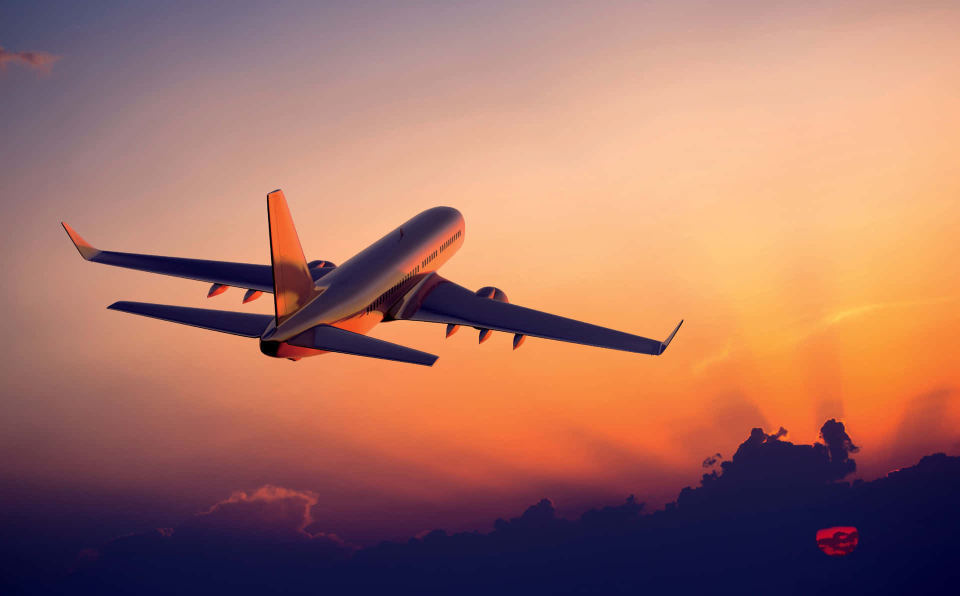
#> input picture Basic IO/plane.jpg, 1920 x 1192 px, found by its file name (shown at 1/2 size)
$ python image_editing.py
#> lines starting #> are read from the running program, lines starting #| are printed output that depends on the picture; after the words box and inside, x2 and y2 are one past the last pixel; in counts of white or black regions, pixels touching at a corner belong together
import os
import cv2

img = cv2.imread(os.path.join (".", "CV-notes", "Basic IO", "plane.jpg"))
#> img is the input picture: shape (1192, 1920, 3); mean B, G, R 102, 114.5, 165.5

#resize
resized_img = cv2.resize(img, (960, 596))

#crop
cropped_img = img[300:850, 0:1500] #only shows plane
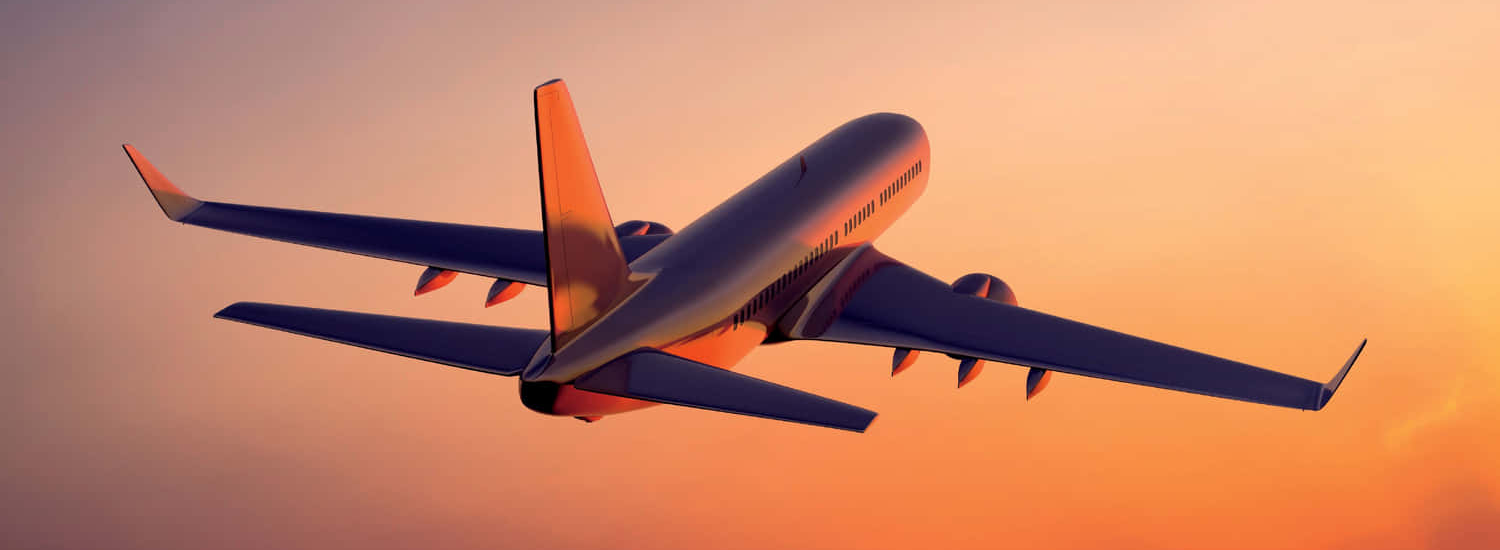
#> cropped_img: shape (550, 1500, 3); mean B, G, R 105, 134.6, 198.4

#colorspace change
rbg_img = cv2.cvtColor(img, cv2.COLOR_BGR2RGB) #switched blue and red
img_gray = cv2.cvtColor(img, cv2.COLOR_BGR2GRAY) #grayscale (condensing 3 channels to 1 channel)
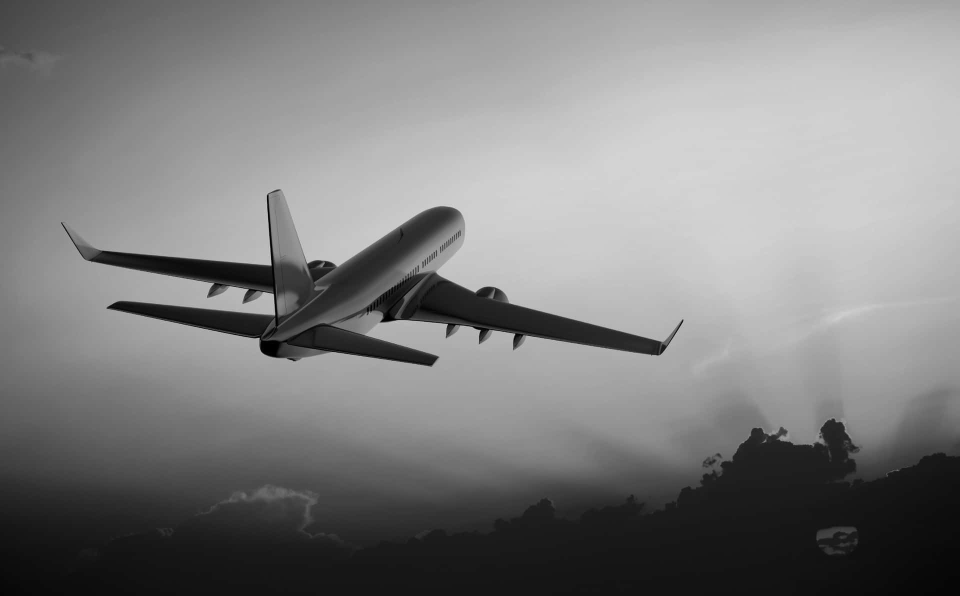
#> img_gray: shape (1192, 1920) (shown at 1/2 size); min 0, max 217, mean 128.3
img_hsv = cv2.cvtColor(img, cv2.COLOR_BGR2HSV) #hsv: hue, saturation, value; helps with color detection
#> img_hsv: shape (1192, 1920, 3); mean H, S, V 59.9, 126.7, 173.4

#blurring (each pixel is replaced by the average of the pixels around it, its 'neighbourhood', useful for removing noise)
kernal_size = 15
img_blur = cv2.blur(img, (kernal_size, kernal_size))
img_Gblur = cv2.GaussianBlur(img, (kernal_size, kernal_size), 6)
img_median_blur = cv2.medianBlur(img, kernal_size) #always square size

#threshold (convert grayscale to binary using a threshold value, useful for image segmentation)
ret, thresh = cv2.threshold(img_gray, 150, 225, cv2.THRESH_BINARY) #ret is assigned threshold value, can be optimized
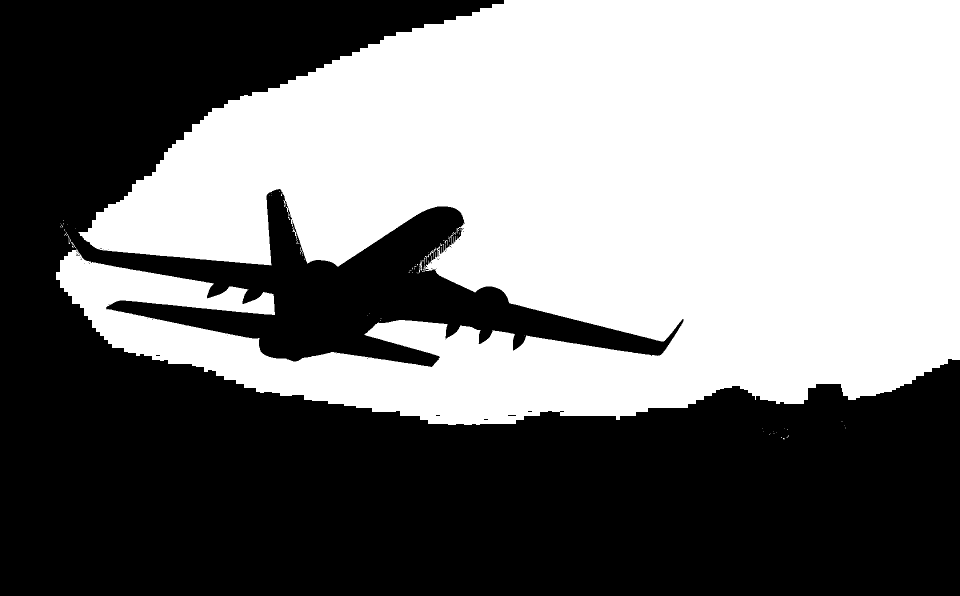
#> thresh: shape (1192, 1920) (shown at 1/2 size); values 0 (black) and 225 (white), 48.2% white; 93 white regions (86 under 20 px), largest, box (x1, y1, x2, y2) and area: (112, 0, 1920, 850) 1102034, (840, 520, 845, 541) 54, (585, 455, 594, 479) 48
ret2, thresh2 = cv2.threshold(img_gray, 0, 225, cv2.THRESH_BINARY + cv2.THRESH_OTSU) #auto-calculates optimal threshold value
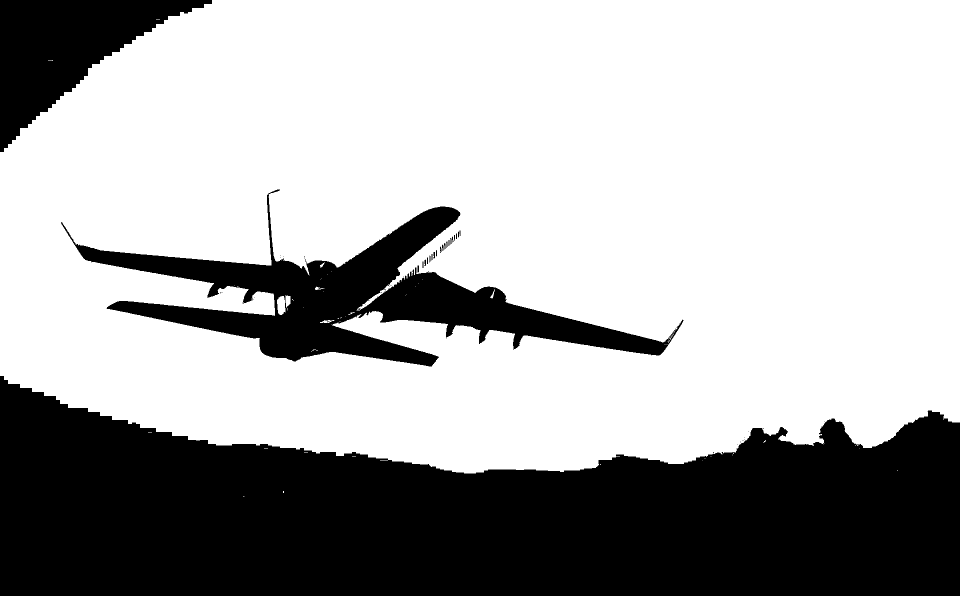
#> thresh2: shape (1192, 1920) (shown at 1/2 size); values 0 (black) and 225 (white), 66.8% white; 50 black regions (28 under 20 px), largest, box (x1, y1, x2, y2) and area: (0, 752, 1920, 1192) 586685, (122, 379, 1367, 733) 117422, (0, 0, 424, 304) 55621
#> ret2 = 107
ret3, thresh3 = cv2.threshold(cv2.cvtColor((img_median_blur), cv2.COLOR_BGR2GRAY), 50, 255, cv2.THRESH_BINARY) #using blurred version
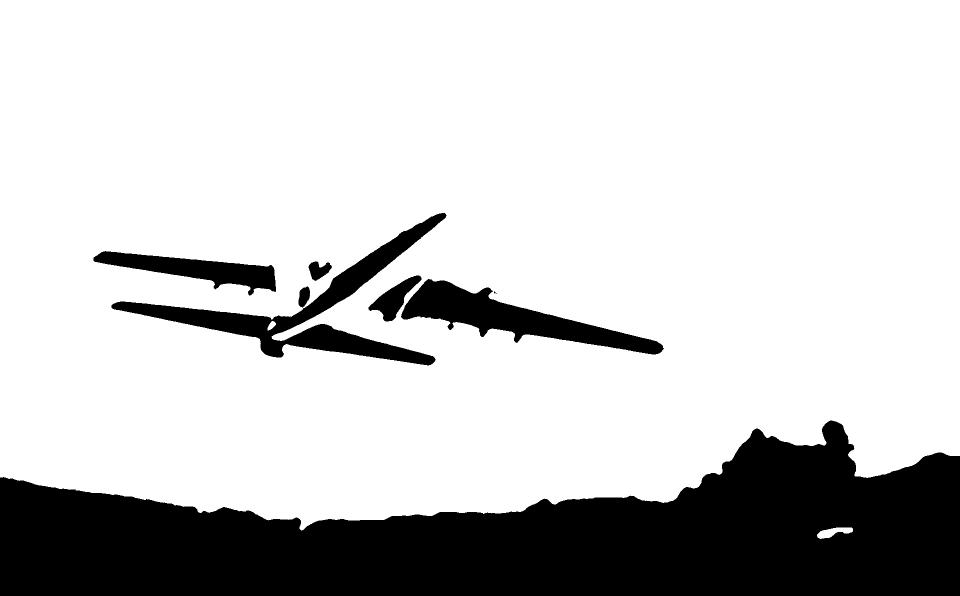
#> thresh3: shape (1192, 1920) (shown at 1/2 size); 78.9% white; 9 black regions (2 under 20 px), largest, box (x1, y1, x2, y2) and area: (0, 841, 1920, 1192) 401891, (223, 426, 893, 731) 34926, (802, 558, 1328, 709) 26504
adapt_thresh = cv2.adaptiveThreshold(img_gray, 255, cv2.ADAPTIVE_THRESH_GAUSSIAN_C, cv2.THRESH_BINARY, 21, 20) #21 is block size, needs to be odd. Adaptive breaks image into segments with own threshold
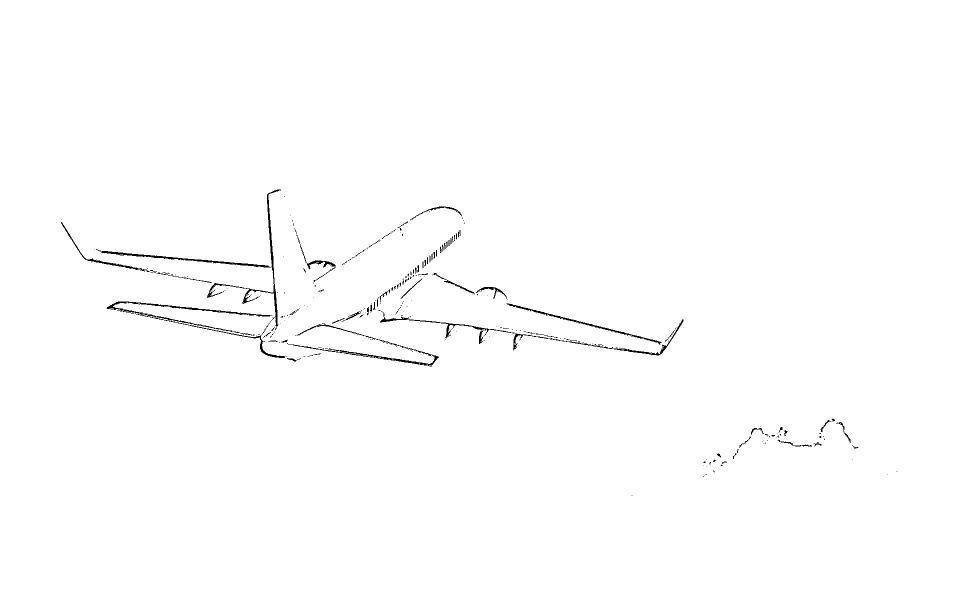
#> adapt_thresh: shape (1192, 1920) (shown at 1/2 size); 99.3% white; 288 black regions (216 under 20 px), largest, box (x1, y1, x2, y2) and area: (213, 603, 571, 716) 2524, (414, 379, 562, 653) 1709, (574, 648, 878, 733) 1681

#edge detection (3 types: Sobel Derivatives, Laplace Operator, Canny Edge Detector)
img_edge = cv2.Canny(img, 250, 100) # max & min
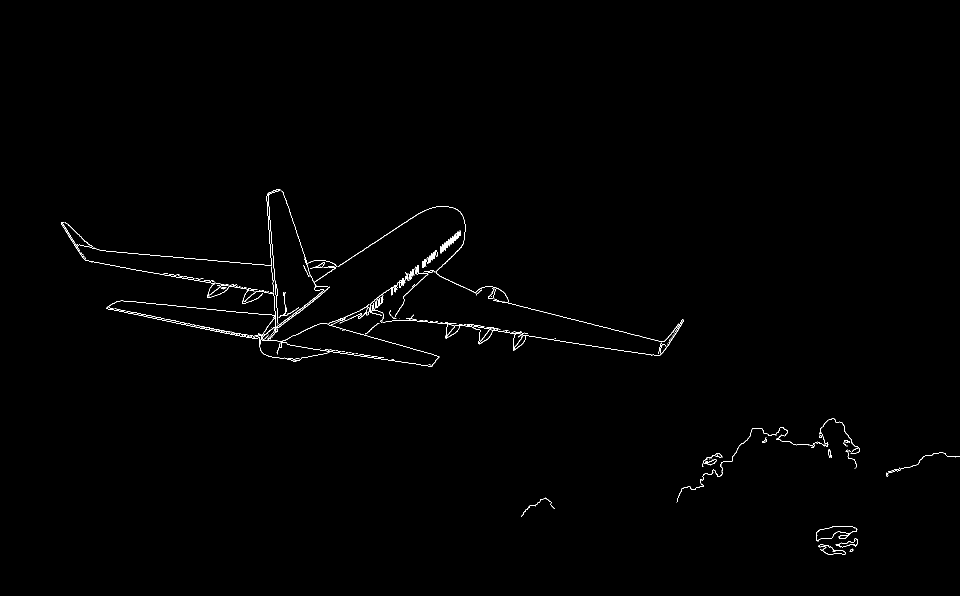
#> img_edge: shape (1192, 1920) (shown at 1/2 size); 0.53% white in thin lines or dots, all inside (x1, y1, x2, y2) = (122, 378, 1920, 1110)

cv2.imshow('image', img)
# [13 lines of commented-out code are left out]
cv2.imshow("img_edge", img_edge)
cv2.waitKey(0)
